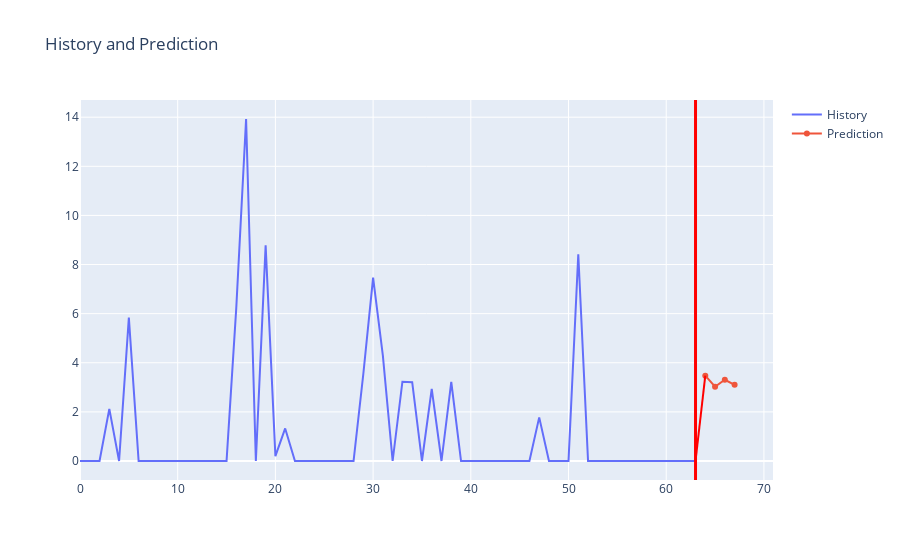

Notebook code cell kept with this figure:
### Code cell
if instance.predict:
    print(f">>>>>>>>>>>>>>>>>>>>>>>>>预测未来{instance.pre_len}条数据<<<<<<<<<<<<<<<<<<<<<<<<<<<")
    predict(model, instance, device, scaler)

### Figure 1 — Plotly figure (JSON) as saved in the notebook; plotly's stock layout.template omitted (floating-point values rounded to 4 significant figures)
{"data": [{"mode": "lines", "name": "History", "type": "scatter", "x": [0, 1, 2, 3, 4, 5, 6, 7, 8, 9, 10, 11, 12, 13, 14, 15, 16, 17, 18, 19, 20, 21, 22, 23, 24, 25, 26, 27, 28, 29, 30, 31, 32, 33, 34, 35, 36, 37, 38, 39, 40, 41, 42, 43, 44, 45, 46, 47, 48, 49, 50, 51, 52, 53, 54, 55, 56, 57, 58, 59, 60, 61, 62, 63], "y": [0, 0, 0, 2.123, 0, 5.839, 0, 0, 0, 0, 0, 0, 0, 0, 0, 0, 6.264, 13.93, 0, 8.779, 0.1976, 1.327, 0, 0, 0, 0, 0, 0, 0, 3.55, 7.467, 4.29, 0, 3.23, 3.209, 0, 2.934, 0, 3.221, 0, 0, 0, 0, 0, 0, 0, 0, 1.776, 0, 0, 0, 8.421, 0, 0, 0, 0, 0, 0, 0, 0, 0, 0, 0, 0]}, {"mode": "lines+markers", "name": "Prediction", "type": "scatter", "x": [64, 65, 66, 67], "y": [3.474, 3.024, 3.308, 3.1]}], "layout": {"shapes": [{"line": {"color": "Red"}, "type": "line", "x0": 63, "x1": 64, "xref": "x", "y0": 0, "y1": 3.474, "yref": "y"}, {"line": {"color": "Red", "width": 3}, "type": "line", "x0": 63, "x1": 63, "xref": "x", "y0": 0, "y1": 1, "yref": "paper"}], "title": {"text": "History and Prediction"}}}
